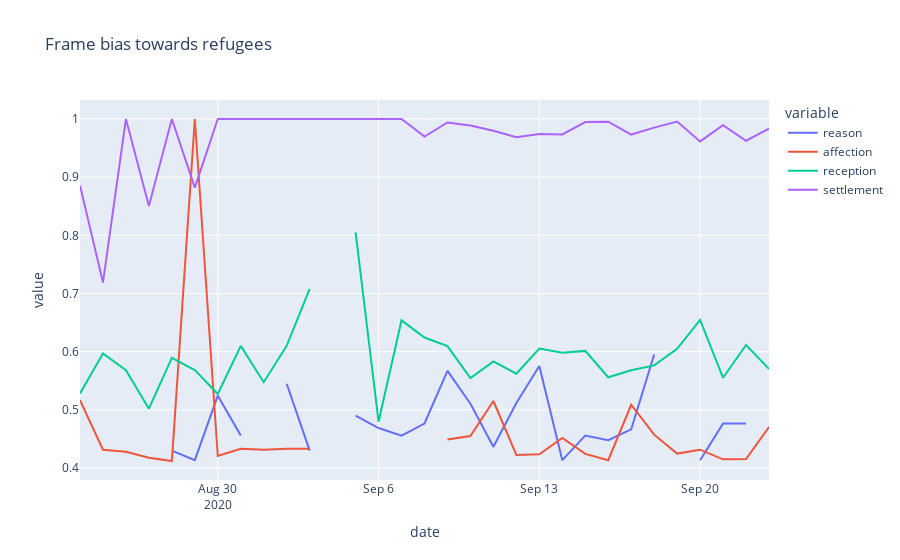

The notebook cell this image was saved under:
### Code cell
import plotly.express as px


fig = px.line(aggr_frames, x="date", y=["reason",'affection','reception','settlement'], title=f'Frame bias towards refugees')
fig.show()

### Figure 1 — Plotly figure (JSON) as saved in the notebook; plotly's stock layout.template omitted (floating-point values rounded to 4 significant figures)
{"data": [{"hovertemplate": "variable=reason<br>date=%{x}<br>value=%{y}<extra></extra>", "legendgroup": "reason", "line": {"color": "#636efa", "dash": "solid"}, "mode": "lines", "name": "reason", "orientation": "v", "showlegend": true, "type": "scatter", "x": ["2020-08-24", "2020-08-25", "2020-08-26", "2020-08-27", "2020-08-28", "2020-08-29", "2020-08-30", "2020-08-31", "2020-09-01", "2020-09-02", "2020-09-03", "2020-09-04", "2020-09-05", "2020-09-06", "2020-09-07", "2020-09-08", "2020-09-09", "2020-09-10", "2020-09-11", "2020-09-12", "2020-09-13", "2020-09-14", "2020-09-15", "2020-09-16", "2020-09-17", "2020-09-18", "2020-09-19", "2020-09-20", "2020-09-21", "2020-09-22", "2020-09-23"], "xaxis": "x", "y": [0.4299, null, null, null, 0.4299, 0.4134, 0.5243, 0.4559, null, 0.5448, 0.4299, null, 0.4902, 0.4687, 0.4554, 0.4765, 0.5669, 0.5104, 0.4366, 0.5116, 0.5753, 0.4134, 0.4558, 0.4478, 0.4664, 0.5951, null, 0.4134, 0.4765, 0.4765, null], "yaxis": "y"}, {"hovertemplate": "variable=affection<br>date=%{x}<br>value=%{y}<extra></extra>", "legendgroup": "affection", "line": {"color": "#EF553B", "dash": "solid"}, "mode": "lines", "name": "affection", "orientation": "v", "showlegend": true, "type": "scatter", "x": ["2020-08-24", "2020-08-25", "2020-08-26", "2020-08-27", "2020-08-28", "2020-08-29", "2020-08-30", "2020-08-31", "2020-09-01", "2020-09-02", "2020-09-03", "2020-09-04", "2020-09-05", "2020-09-06", "2020-09-07", "2020-09-08", "2020-09-09", "2020-09-10", "2020-09-11", "2020-09-12", "2020-09-13", "2020-09-14", "2020-09-15", "2020-09-16", "2020-09-17", "2020-09-18", "2020-09-19", "2020-09-20", "2020-09-21", "2020-09-22", "2020-09-23"], "xaxis": "x", "y": [0.5166, 0.4314, 0.428, 0.4175, 0.412, 1, 0.4206, 0.4329, 0.4314, 0.4329, 0.4329, null, 0.4314, null, 0.4217, null, 0.4488, 0.4549, 0.5152, 0.4224, 0.4237, 0.4515, 0.4241, 0.4134, 0.5087, 0.4573, 0.4247, 0.4314, 0.4148, 0.4154, 0.4702], "yaxis": "y"}, {"hovertemplate": "variable=reception<br>date=%{x}<br>value=%{y}<extra></extra>", "legendgroup": "reception", "line": {"color": "#00cc96", "dash": "solid"}, "mode": "lines", "name": "reception", "orientation": "v", "showlegend": true, "type": "scatter", "x": ["2020-08-24", "2020-08-25", "2020-08-26", "2020-08-27", "2020-08-28", "2020-08-29", "2020-08-30", "2020-08-31", "2020-09-01", "2020-09-02", "2020-09-03", "2020-09-04", "2020-09-05", "2020-09-06", "2020-09-07", "2020-09-08", "2020-09-09", "2020-09-10", "2020-09-11", "2020-09-12", "2020-09-13", "2020-09-14", "2020-09-15", "2020-09-16", "2020-09-17", "2020-09-18", "2020-09-19", "2020-09-20", "2020-09-21", "2020-09-22", "2020-09-23"], "xaxis": "x", "y": [0.5282, 0.5969, 0.5682, 0.502, 0.5892, 0.5683, 0.5272, 0.6099, 0.5474, 0.6099, 0.7078, null, 0.8049, 0.4795, 0.6539, 0.6243, 0.6096, 0.5547, 0.5831, 0.5621, 0.6052, 0.5981, 0.6013, 0.5559, 0.5681, 0.5763, 0.605, 0.6546, 0.5551, 0.6115, 0.5705], "yaxis": "y"}, {"hovertemplate": "variable=settlement<br>date=%{x}<br>value=%{y}<extra></extra>", "legendgroup": "settlement", "line": {"color": "#ab63fa", "dash": "solid"}, "mode": "lines", "name": "settlement", "orientation": "v", "showlegend": true, "type": "scatter", "x": ["2020-08-24", "2020-08-25", "2020-08-26", "2020-08-27", "2020-08-28", "2020-08-29", "2020-08-30", "2020-08-31", "2020-09-01", "2020-09-02", "2020-09-03", "2020-09-04", "2020-09-05", "2020-09-06", "2020-09-07", "2020-09-08", "2020-09-09", "2020-09-10", "2020-09-11", "2020-09-12", "2020-09-13", "2020-09-14", "2020-09-15", "2020-09-16", "2020-09-17", "2020-09-18", "2020-09-19", "2020-09-20", "2020-09-21", "2020-09-22", "2020-09-23"], "xaxis": "x", "y": [0.8857, 0.7188, 1, 0.8503, 1, 0.8819, 1, 1, 1, 1, 1, 1, 1, 1, 1, 0.9699, 0.9941, 0.9887, 0.9798, 0.9688, 0.9742, 0.9734, 0.9948, 0.9953, 0.9732, 0.9852, 0.9956, 0.9614, 0.9894, 0.9626, 0.9835], "yaxis": "y"}], "layout": {"legend": {"title": {"text": "variable"}, "tracegroupgap": 0}, "title": {"text": "Frame bias towards refugees"}, "xaxis": {"anchor": "y", "domain": [0, 1], "title": {"text": "date"}}, "yaxis": {"anchor": "x", "domain": [0, 1], "title": {"text": "value"}}}}
